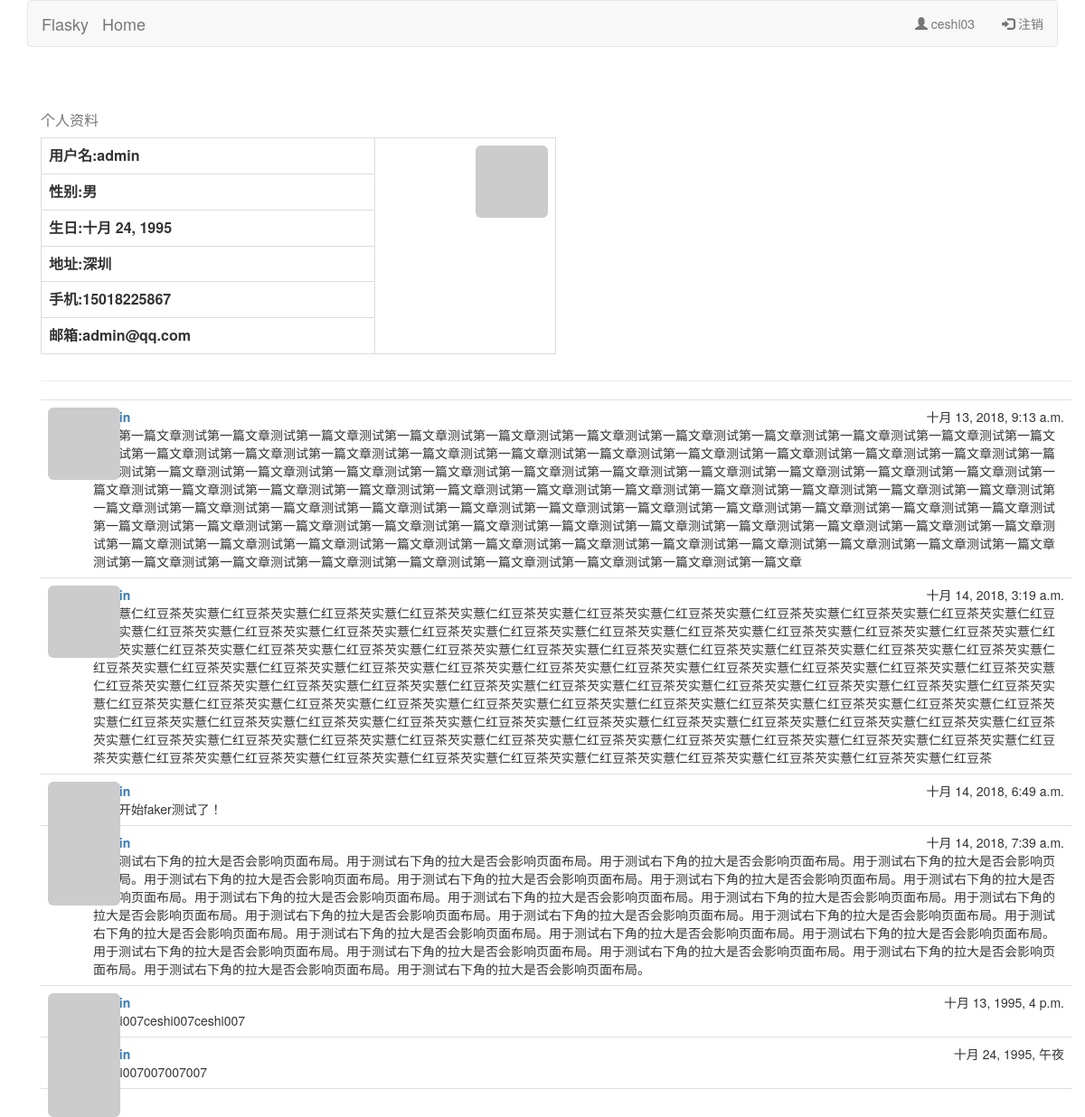
The page /user/admin/ (signed in) on the database its author committed.
### blog/models.py (models this page shows, shortened)
class User(AbstractUser):
    gender_choices = (
        (1, '男'),
        (2, '女'),
    )
    adder = models.CharField(max_length=50, blank=True, null=True, verbose_name='地址')
    phone = models.CharField(max_length=11, blank=True, null=True, verbose_name='手机号码')
    birthday = models.DateField(blank=True, null=True)
    gender = models.IntegerField(choices=gender_choices, default=1)
    avatar_hash = models.CharField(max_length=32, blank=True, null=True)
    objects = UserManager()
    class Meta:
        verbose_name = '用户'
        verbose_name_plural = verbose_name
    def __str__(self):
        return self.username
    def __init__(self, *args, **kwargs):
        super(User, self).__init__(*args, **kwargs)
        if self.email is not None and self.avatar_hash is None:
            self.avatar_hash = self.gravatar_hash()
    def gravatar(self, size=256, default='identicon', rating='g'):
        if HttpRequest.is_secure:
            url = 'https://secure.gravatar.com/avatar'
        else:
            url = 'http://www.gravatar.com/avatar'
        hash = self.avatar_hash or self.gravatar_hash()
        return '{url}/{hash}?s={size}&d={default}&r={rating}'.format(
            url=url, hash=hash, size=size, default=default, rating=rating
        )
    def index_gravatar(self, size=40, default='identicon', rating='g'):
        if HttpRequest.is_secure:
            url = 'https://secure.gravatar.com/avatar'
        else:
            url = 'http://www.gravatar.com/avatar'
        hash = self.avatar_hash or self.gravatar_hash()
        return '{url}/{hash}?s={size}&d={default}&r={rating}'.format(
            url=url, hash=hash, size=size, default=default, rating=rating
        )

class Blog_Articles(models.Model):
    title = models.CharField(max_length=80, blank=False, verbose_name='标题')
    body = models.TextField(blank=False, verbose_name='内容')
    create_time = models.DateTimeField(default=datetime.now, verbose_name='创建时间')
    author = models.ForeignKey(User, on_delete=models.CASCADE, verbose_name='作者')
    objects = models.Manager()
    class Meta:
        verbose_name = '文章'
        verbose_name_plural = verbose_name

### blog/views.py (the view)
# urls.py: path('user/<str:username>/', views.user, name='user'), # 这个最好验证一下只有登录用户才能进的路由
@login_required(login_url='login')
def user(request, username):
	user = User.objects.get(username=username)
	posts = Blog_Articles.objects.filter(author=user)
	return render(request, 'blog/user.html', {'user': user,'posts':posts})

### blog/templates/blog/user.html (shortened to what this page needs)
{% extends "blog/base.html" %}
{% block page_content %}
<div class="container">
    <div class="page-header">
            <table class="table table-hover table-bordered" style="width: 50%" border="1">
        <caption>个人资料</caption>
        <tbody>
            <tr>
                <th>用户名:{{ user.username }}</td>
                <td rowspan="6" align="right" style="width: 200px;height: 200px"><img class="img-rounded" src="{{ user.gravatar }}"></td>
            </tr>
            <tr>
                <th>性别:{% if user.gender == 1 %}男{% else %}女{% endif %}</td>
            </tr>
            <tr>
                <th>生日:{% if user.birthday == None %}暂未设置{% else %}{{ user.birthday }}{% endif %}</td>
            </tr>
            <tr>
                <th>地址:{% if user.adder == None %}暂未设置{% else %}{{ user.adder }}{% endif %}</td>
            </tr>
            <tr>
                <th>手机:{% if user.phone == None %}暂未设置{% else %}{{ user.phone }}{% endif %}</td>
            </tr>
            <tr>
                <th>邮箱:{{ user.email }}</td>
            </tr>
        </tbody>
    </table>
    </div>
    <ul class="posts">
    {% for post in posts %}
    <li class="post">
        <div class="profile-thumbnail">
            <a href="/user/{{ post.author }}">
                <img class="img-rounded profile-thumbnail"
                    src="{{ post.author.index_gravatar }}">
            </a>
        </div>
        <div class="post-date">{{ post.create_time }}</div>
        <div class="post-author">
            <a href="/user/{{ post.author }}">
            </a>
        </div>
        <div class="post-body">{{ post.body }}</div>
     </li>
    {% endfor %}
</ul>
</div>
{% endblock %}

### blog/templates/blog/base.html (shortened to what this page needs)
{% load static %}
<html lang="en">
<head>
    <link href="https://cdn.staticfile.org/twitter-bootstrap/3.3.7/css/bootstrap.min.css" rel="stylesheet">
    <link rel="stylesheet" href="{% static 'bootstrap/css/index.css' %}">
</head>
<body>
    <div class="container">
        <nav class="navbar navbar-default" role="navigation">
            <div class="container-fluid">
                <div class="navbar-header">
                    <a class="navbar-brand" href="#">Flasky</a>
                    <a class="navbar-brand" href="/">Home</a>
                </div>
                <ul class="nav navbar-nav navbar-right">
                    {% if user.is_authenticated %}
                    <li><a href="/user/{{ request.user }}"><span class="glyphicon glyphicon-user"></span> {{ request.user }}</a></li>
                    <li><a href="/logout"><span class="glyphicon glyphicon-log-in"></span> 注销</a></li>
                    {% else %}
                    <li><a href="/register"><span class="glyphicon glyphicon-user"></span> 注册</a></li>
                    <li><a href="/login"><span class="glyphicon glyphicon-log-in"></span> 登录</a></li>
                    {% endif %}
                </ul>
            </div>
        </nav>
    </div>
    {% block content %}
    <div class="container">
        {% block page_content %}{% endblock %}
    </div>
    {% endblock %}
</body>
</html>

### rows shown on the page
User: user "ceshi03"
User: username "admin", birthday "十月 24, 1995", adder "深圳", phone "15018225867", email "admin@qq.com"
Blog_Articles: create_time "十月 13, 2018, 9:13 a.m.", body "测试第一篇文章测试第一篇文章测试第一篇文章测试第一篇文章测试第一篇文章测试第一篇文章测试第一篇文章测试第一篇文章测试第一篇文章测试第一篇文章测试第一篇文章测试第一篇文章测试第一篇文章测试第一篇文章测试第一篇文章测试第一篇文章测试第一篇文章测试第一篇文章测试第一篇文章测试第一篇文章测试第一篇文章测试第一篇文章测试第一篇文章测试第一篇文章测试第一篇文章测试第一篇文章测试第一篇文章测试第一篇文章测试第一篇文章测试第一篇文章测试第一篇文章测试第一篇文章测试第一篇文章测试第一篇文章测试第一篇文章测试第一篇文章测试第一篇文章测试第一篇文章测试第一篇文章测试第一篇文章测试第一篇文章测试第一篇文章测试第一篇文章测试第一篇文章测试第一篇文章测试第一篇文章测试第一篇文章测试第一篇文章测试第一篇文章测试第一篇文章测试第一篇文章测试第一篇文章测试第一篇文章测试第一篇文章测试第一篇文章测试第一篇文章测试第一篇文章测试第一篇文章测试第一篇文章测试第一篇文章测试第一篇文章测试第一篇文章测试第一篇文章测试第一篇文章测试第一篇文章测试第一篇文章测试第一篇文章测试第一篇文章测试第一篇文章测试第一篇文章测试第一篇文章测试第一篇文章测试第一篇文章测试第一篇文章测试第一篇文章测试第一篇文章测试第一篇文章测试第一篇文章测试第一篇文章测试第一篇文章测试第一篇文章测试第一篇文章测试第一篇文章测试第一篇文章"
Blog_Articles: create_time "十月 14, 2018, 3:19 a.m.", body "芡实薏仁红豆茶芡实薏仁红豆茶芡实薏仁红豆茶芡实薏仁红豆茶芡实薏仁红豆茶芡实薏仁红豆茶芡实薏仁红豆茶芡实薏仁红豆茶芡实薏仁红豆茶芡实薏仁红豆茶芡实薏仁红豆茶芡实薏仁红豆茶芡实薏仁红豆茶芡实薏仁红豆茶芡实薏仁红豆茶芡实薏仁红豆茶芡实薏仁红豆茶芡实薏仁红豆茶芡实薏仁红豆茶芡实薏仁红豆茶芡实薏仁红豆茶芡实薏仁红豆茶芡实薏仁红豆茶芡实薏仁红豆茶芡实薏仁红豆茶芡实薏仁红豆茶芡实薏仁红豆茶芡实薏仁红豆茶芡实薏仁红豆茶芡实薏仁红豆茶芡实薏仁红豆茶芡实薏仁红豆茶芡实薏仁红豆茶芡实薏仁红豆茶芡实薏仁红豆茶芡实薏仁红豆茶芡实薏仁红豆茶芡实薏仁红豆茶芡实薏仁红豆茶芡实薏仁红豆茶芡实薏仁红豆茶芡实薏仁红豆茶芡实薏仁红豆茶芡实薏仁红豆茶芡实薏仁红豆茶芡实薏仁红豆茶芡实薏仁红豆茶芡实薏仁红豆茶芡实薏仁红豆茶芡实薏仁红豆茶芡实薏仁红豆茶芡实薏仁红豆茶芡实薏仁红豆茶芡实薏仁红豆茶芡实薏仁红豆茶芡实薏仁红豆茶芡实薏仁红豆茶芡实薏仁红豆茶芡实薏仁红豆茶芡实薏仁红豆茶芡实薏仁红豆茶芡实薏仁红豆茶芡实薏仁红豆茶芡实薏仁红豆茶芡实薏仁红豆茶芡实薏仁红豆茶芡实薏仁红豆茶芡实薏仁红豆茶芡实薏仁红豆茶芡实薏仁红豆茶芡实薏仁红豆茶芡实薏仁红豆茶芡实薏仁红豆茶芡实薏仁红豆茶芡实薏仁红豆茶芡实薏仁红豆茶芡实薏仁红豆茶芡实薏仁红豆茶芡实薏仁红豆茶芡实薏仁红豆茶芡实薏仁红豆茶芡实薏仁红豆茶芡实薏仁红豆茶芡实薏仁红豆茶芡实薏仁红豆茶芡实薏仁红豆茶芡实薏仁红豆茶芡实薏仁红豆茶芡实薏仁红豆茶芡实薏仁红豆茶芡实薏仁红豆茶芡实薏仁红豆茶芡实薏仁红豆茶芡实薏仁红豆茶芡实薏仁红豆茶芡实薏仁红豆茶芡实薏仁红豆茶"
Blog_Articles: create_time "十月 14, 2018, 6:49 a.m.", body "准备开始faker测试了！"
Blog_Articles: create_time "十月 14, 2018, 7:39 a.m.", body "用于测试右下角的拉大是否会影响页面布局。用于测试右下角的拉大是否会影响页面布局。用于测试右下角的拉大是否会影响页面布局。用于测试右下角的拉大是否会影响页面布局。用于测试右下角的拉大是否会影响页面布局。用于测试右下角的拉大是否会影响页面布局。用于测试右下角的拉大是否会影响页面布局。用于测试右下角的拉大是否会影响页面布局。用于测试右下角的拉大是否会影响页面布局。用于测试右下角的拉大是否会影响页面布局。用于测试右下角的拉大是否会影响页面布局。用于测试右下角的拉大是否会影响页面布局。用于测试右下角的拉大是否会影响页面布局。用于测试右下角的拉大是否会影响页面布局。用于测试右下角的拉大是否会影响页面布局。用于测试右下角的拉大是否会影响页面布局。用于测试右下角的拉大是否会影响页面布局。用于测试右下角的拉大是否会影响页面布局。用于测试右下角的拉大是否会影响页面布局。用于测试右下角的拉大是否会影响页面布局。用于测试右下角的拉大是否会影响页面布局。用于测试右下角的拉大是否会影响页面布局。用于测试右下角的拉大是否会影响页面布局。用于测试右下角的拉大是否会影响页面布局。用于测试右下角的拉大是否会影响页面布局。"
Blog_Articles: create_time "十月 13, 1995, 4 p.m.", body "ceshi007ceshi007ceshi007"
Blog_Articles: create_time "十月 24, 1995, 午夜", body "ceshi007007007007"
